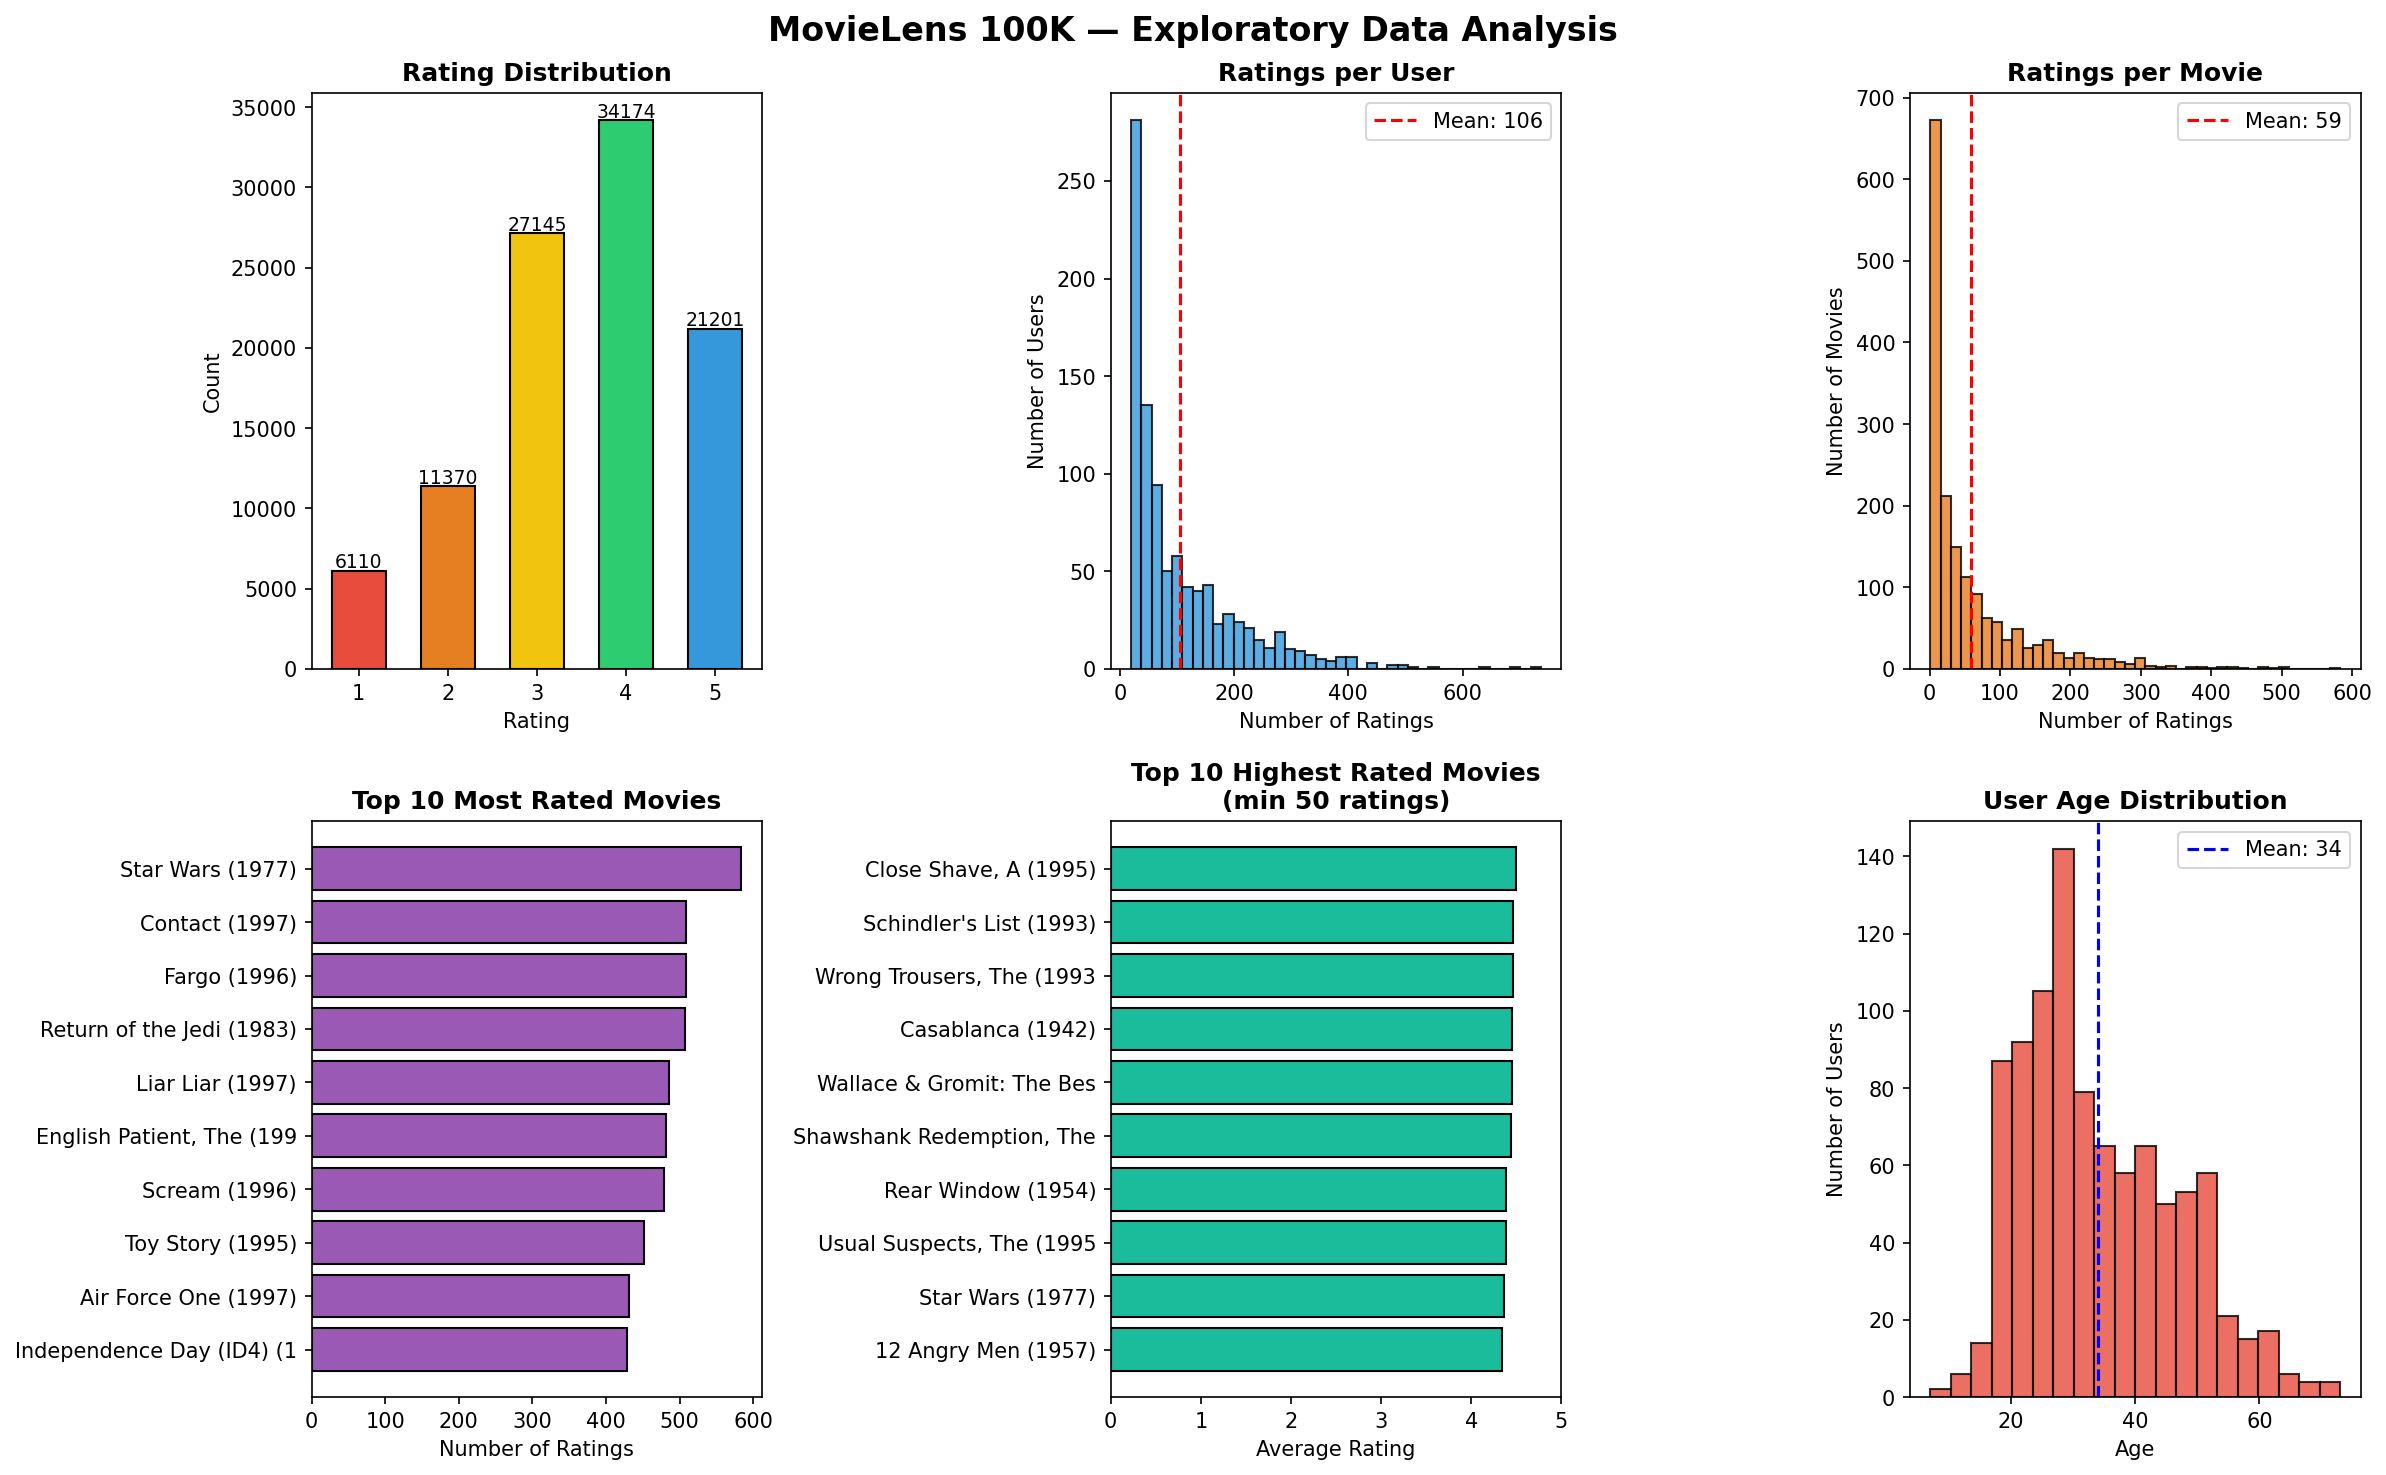

Python code for this plot:
import pandas as pd
import numpy as np
import matplotlib.pyplot as plt
import seaborn as sns

# ── Load Data ──────────────────────────────────────────────
ratings = pd.read_csv('u.data', sep='\t', names=['user_id','movie_id','rating','timestamp'])

movies = pd.read_csv('u.item', sep='|', encoding='latin-1', header=None,
                     names=['movie_id','title','release_date','video_date','imdb_url',
                            'unknown','Action','Adventure','Animation','Childrens','Comedy',
                            'Crime','Documentary','Drama','Fantasy','FilmNoir','Horror',
                            'Musical','Mystery','Romance','SciFi','Thriller','War','Western'])

users = pd.read_csv('u.user', sep='|', names=['user_id','age','gender','occupation','zip'])

# ── Basic Stats ────────────────────────────────────────────
print("=== RATINGS ===")
print(ratings.shape)
print(ratings.describe())

print("\n=== MOVIES ===")
print(movies[['movie_id','title']].head())

print("\n=== USERS ===")
print(users.head())

print("\nRating distribution:\n", ratings['rating'].value_counts().sort_index())
print(f"\nMatrix Sparsity: {(1 - len(ratings)/(943*1682))*100:.1f}%")

# ── Visualizations ─────────────────────────────────────────
fig, axes = plt.subplots(2, 3, figsize=(16, 10))
fig.suptitle('MovieLens 100K — Exploratory Data Analysis', fontsize=16, fontweight='bold')

# 1. Rating Distribution
ax = axes[0, 0]
rating_counts = ratings['rating'].value_counts().sort_index()
bars = ax.bar(rating_counts.index, rating_counts.values,
              color=['#e74c3c','#e67e22','#f1c40f','#2ecc71','#3498db'],
              edgecolor='black', width=0.6)
ax.set_title('Rating Distribution', fontweight='bold')
ax.set_xlabel('Rating')
ax.set_ylabel('Count')
for bar, val in zip(bars, rating_counts.values):
    ax.text(bar.get_x()+bar.get_width()/2, bar.get_height()+200, str(val), ha='center', fontsize=9)

# 2. Ratings per User
ax = axes[0, 1]
user_counts = ratings.groupby('user_id').size()
ax.hist(user_counts, bins=40, color='#3498db', edgecolor='black', alpha=0.8)
ax.set_title('Ratings per User', fontweight='bold')
ax.set_xlabel('Number of Ratings')
ax.set_ylabel('Number of Users')
ax.axvline(user_counts.mean(), color='red', linestyle='--', label=f'Mean: {user_counts.mean():.0f}')
ax.legend()

# 3. Ratings per Movie
ax = axes[0, 2]
movie_counts = ratings.groupby('movie_id').size()
ax.hist(movie_counts, bins=40, color='#e67e22', edgecolor='black', alpha=0.8)
ax.set_title('Ratings per Movie', fontweight='bold')
ax.set_xlabel('Number of Ratings')
ax.set_ylabel('Number of Movies')
ax.axvline(movie_counts.mean(), color='red', linestyle='--', label=f'Mean: {movie_counts.mean():.0f}')
ax.legend()

# 4. Top 10 Most Rated Movies
ax = axes[1, 0]
top_movies = ratings.groupby('movie_id').size().reset_index(name='count')
top_movies = top_movies.merge(movies[['movie_id','title']], on='movie_id')
top_movies = top_movies.nlargest(10, 'count')
top_movies['short_title'] = top_movies['title'].str[:25]
ax.barh(top_movies['short_title'], top_movies['count'], color='#9b59b6', edgecolor='black')
ax.set_title('Top 10 Most Rated Movies', fontweight='bold')
ax.set_xlabel('Number of Ratings')
ax.invert_yaxis()

# 5. Top 10 Highest Rated Movies (min 50 ratings)
ax = axes[1, 1]
avg_ratings = ratings.groupby('movie_id')['rating'].mean().reset_index()
avg_ratings = avg_ratings.merge(movies[['movie_id','title']], on='movie_id')
popular = ratings.groupby('movie_id').size().reset_index(name='count')
avg_ratings = avg_ratings.merge(popular, on='movie_id')
avg_ratings = avg_ratings[avg_ratings['count'] >= 50].nlargest(10, 'rating')
avg_ratings['short_title'] = avg_ratings['title'].str[:25]
ax.barh(avg_ratings['short_title'], avg_ratings['rating'], color='#1abc9c', edgecolor='black')
ax.set_title('Top 10 Highest Rated Movies\n(min 50 ratings)', fontweight='bold')
ax.set_xlabel('Average Rating')
ax.set_xlim(0, 5)
ax.invert_yaxis()

# 6. User Age Distribution
ax = axes[1, 2]
ax.hist(users['age'], bins=20, color='#e74c3c', edgecolor='black', alpha=0.8)
ax.set_title('User Age Distribution', fontweight='bold')
ax.set_xlabel('Age')
ax.set_ylabel('Number of Users')
ax.axvline(users['age'].mean(), color='blue', linestyle='--', label=f'Mean: {users["age"].mean():.0f}')
ax.legend()

plt.tight_layout()
plt.savefig('day1_eda.png', dpi=150, bbox_inches='tight')
plt.show()
print("Day 1 EDA complete!")
